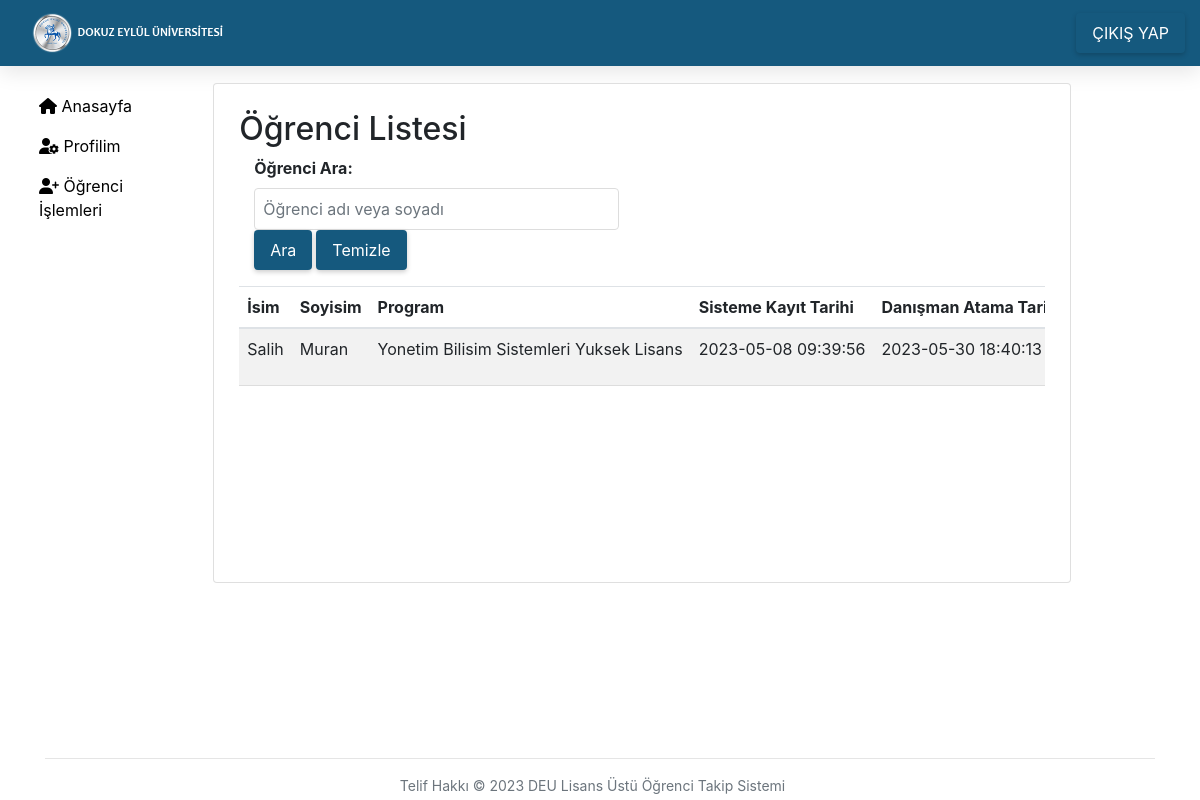
/ogrenci_listele.php (signed in), run on the app's committed database.
### tables this page shows
CREATE TABLE IF NOT EXISTS `ogrenci` (
  `ogrenci_id` int(11) NOT NULL AUTO_INCREMENT,
  `ogrenci_isim` varchar(255) NOT NULL,
  `ogrenci_soyisim` varchar(255) NOT NULL,
  `ogrenci_mail` varchar(255) NOT NULL,
  `ogrenci_mobil` varchar(13) NOT NULL,
  `program_id` int(11) NOT NULL,
  `danisman_id` int(11) DEFAULT NULL,
  `aktif_asama` int(11) NOT NULL DEFAULT '0',
  `kayit_durumu` enum('yeniledi','yenilemedi') NOT NULL DEFAULT 'yeniledi',
  `danisman_atamatarihi` datetime DEFAULT NULL,
  `ogrenci_olusturmatarihi` datetime NOT NULL DEFAULT CURRENT_TIMESTAMP,
  PRIMARY KEY (`ogrenci_id`),
  KEY `program_id` (`program_id`),
  KEY `danisman_id` (`danisman_id`)
);

CREATE TABLE IF NOT EXISTS `ogrenci_program` (
  `program_id` int(11) NOT NULL AUTO_INCREMENT,
  `program_isim` varchar(255) NOT NULL,
  `tez_asamasi` enum('Tez asamasi bulunmamakta','1','2','3','4','5','6','7','8','9') NOT NULL,
  PRIMARY KEY (`program_id`)
);

### listeleme/ogrenci_listele_danisman.php (the view, shortened to what this page needs)
<?php
if ($result_dogrenci->num_rows > 0) {
    ?>
    <h2>Öğrenci Listesi</h2>
    <form class="form-inline mb-3  col-sm-12 col-md-6 col-lg-6 col-xl-6 ">
  <div class="form-group mr-2">
    <label for="arama_input">Öğrenci Ara:</label>
    <input type="text" class="form-control" id="arama_input" placeholder="Öğrenci adı veya soyadı">
  </div>
  <button type="button" class="btn  btn-primary mr-1" id="arama_buton">Ara</button>
  <button type="button" class="btn   btn-secondary mr-1" id="temizle_buton">Temizle</button>
</form>
    <table class="table table-striped" id="ogrenci_tablosu">
        <thead>
            <tr>
                <th>İsim</th>
                <th>Soyisim</th>
                <th>Program</th>
                <th>Sisteme Kayıt Tarihi</th>
                <th>Danışman Atama Tarihi</th>
            </tr>
        </thead>
        <tbody>
            <?php
            while ($row_ogrenci = $result_dogrenci->fetch_assoc()) {
                $program = $row_ogrenci['program_id'];
                $sql_prog = "SELECT * FROM ogrenci_program WHERE program_id = ?";
                $stmt_prog = $conn->prepare($sql_prog);
                $stmt_prog->bind_param("i", $program);
                $stmt_prog->execute();
                $result_prog = $stmt_prog->get_result();
                $row_prog = $result_prog->fetch_assoc();
                $program_ismi = $row_prog['program_isim'];
                echo "<tr>";
                echo "<td>" . htmlspecialchars($row_ogrenci["ogrenci_isim"]) . "</td>";
                echo "<td>" . htmlspecialchars($row_ogrenci["ogrenci_soyisim"]) . "</td>";
                echo "<td>" . htmlspecialchars($program_ismi) . "</td>";
                echo "<td>" . htmlspecialchars($row_ogrenci["ogrenci_olusturmatarihi"]) . "</td>";
                echo "<td>" . htmlspecialchars($row_ogrenci["danisman_atamatarihi"]) . "</td>";
                echo "</tr>";
            }
            ?>
        </tbody>
    </table>
<?php
} else {
    echo "Danışmanın yönettiği öğrenci bulunmamaktadır.";
}
?>

### css/style.css (style rules this page uses)
table { max-width: 100%; border-collapse: collapse; }
.table th, .table td { padding: 8px; text-align: left; border-bottom: 1px solid #ddd; }
@media (min-width: 820px) AND (max-width: 1310px) { table { display: block; overflow-x: auto; } }
@media (min-width: 820px) AND (max-width: 1310px) { .table th, .table td { white-space: nowrap; } }
.btn { display: inline-block; border-radius: 4px; padding: 8px 16px; font-size: 16px; cursor: pointer; text-align: center; text-decoration: none; outline: none; color: #fff; background-color: #15597e; border: none; box-shadow: 0 2px 5px rgba(0, 0, 0, 0.2); transition: background-color 0.3s ease; }
.btn-primary { background-color: #15597e; }
.form-group { margin-bottom: 16px; }
.form-group label { display: block; margin-bottom: 8px; font-weight: bold; }
.form-group input[type="text"], .form-group input[type="email"], .form-group textarea { width: 100%; padding: 8px; font-size: 16px; border: 1px solid #ddd; border-radius: 4px; box-sizing: border-box; }

### data on the page
ogrenci: ogrenci_isim "Salih", ogrenci_soyisim "Muran", program.program_isim "Yonetim Bilisim Sistemleri Yuksek Lisans", ogrenci_olusturmatarihi "2023-05-08 09:39:56", danisman_atamatarihi "2023-05-30 18:40:13"
